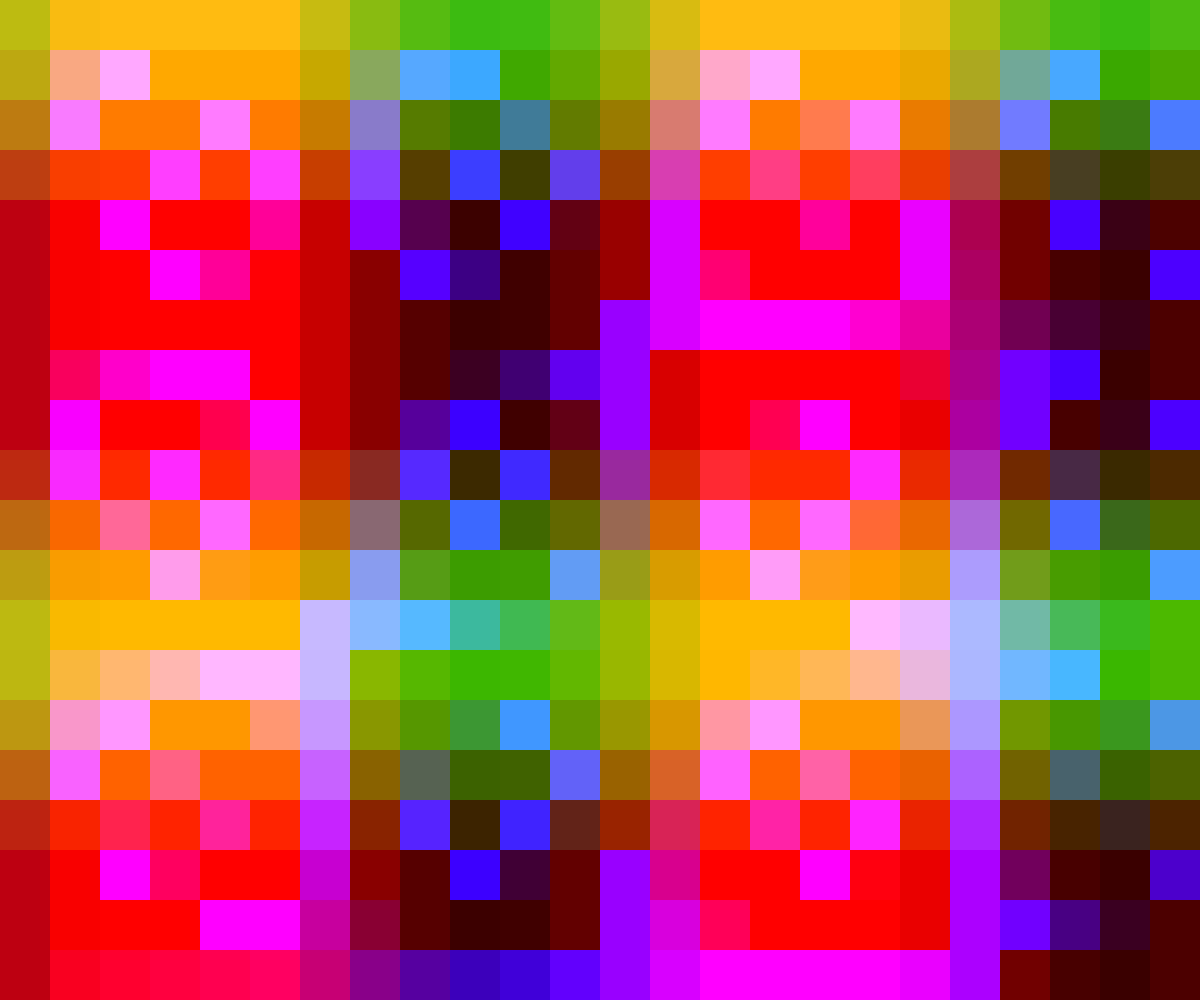
Frame 1 (no input)
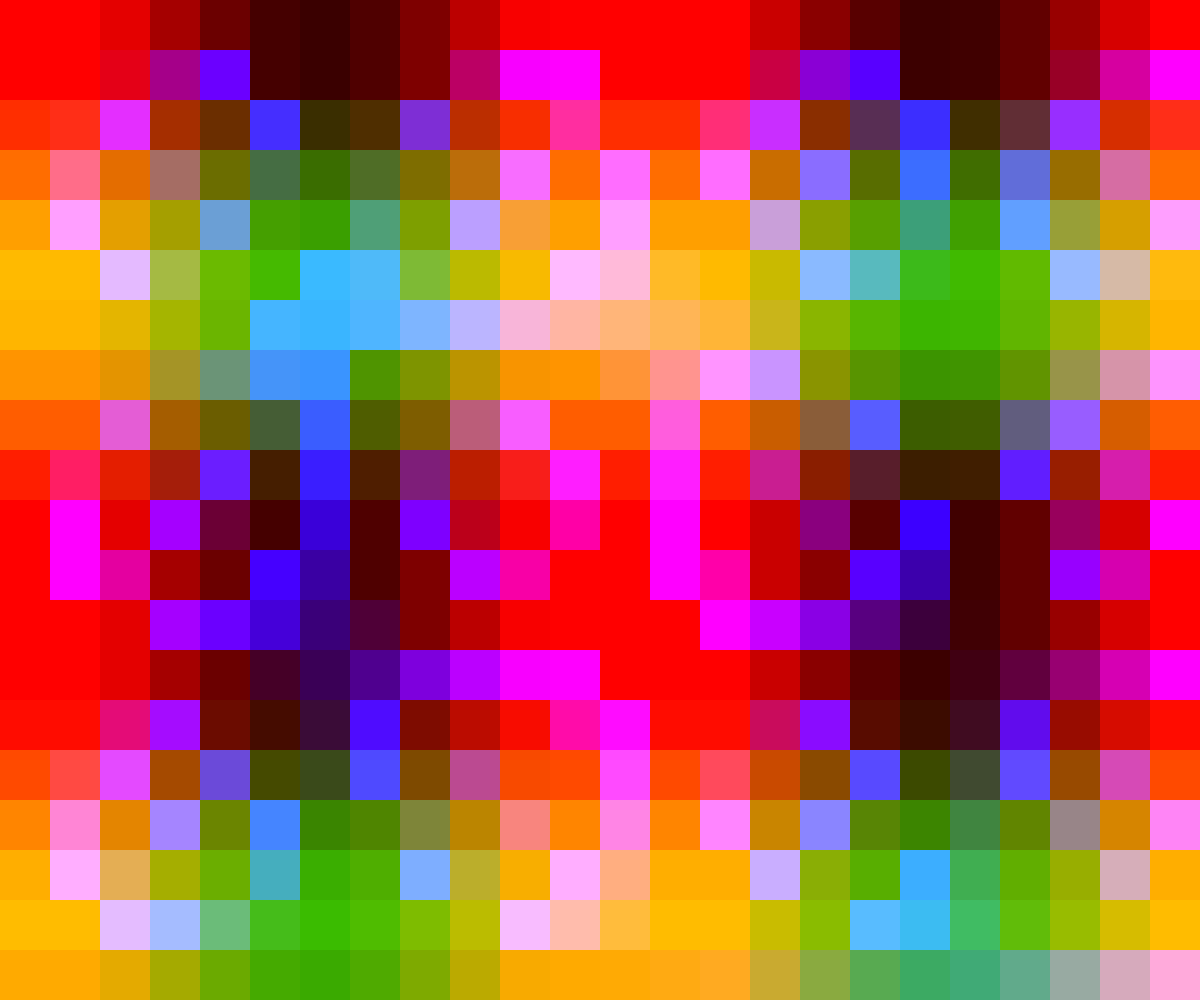
Frame 60 (no input)
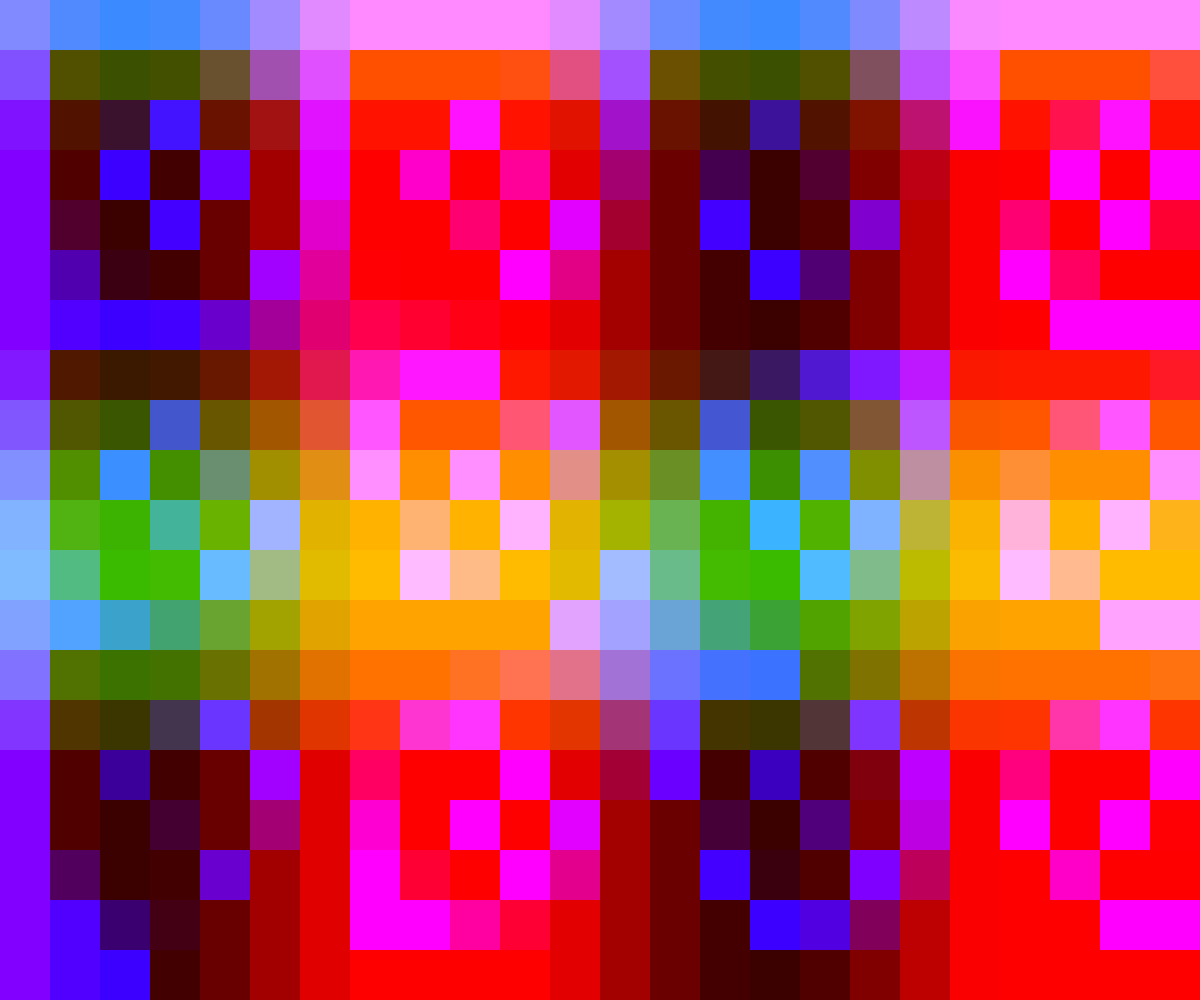
Frame 120 (the mouse pressed at the canvas centre since frame 60)

The p5.js sketch that drew these frames (run headless with seeded random() and noise() and a simulated clock; from frame 60 on, the mouse is pressed at the canvas centre):

// p5.js sketch
// ── sketch.js
let cols; // Number of columns
let rows; // Number of rows
let tileSize;
let r, g, b; // Red, green, and blue color components

function setup() {
  createCanvas(windowWidth, windowHeight);
  cols = width/10;
  rows = height/10;
  tileSize = 50;
  frameRate(30); // Set the frame rate to control the speed of the animation
  noStroke(); // Remove the stroke from the shapes
  r = random(10, 255); // Random red component
  g = random(10, 255); // Random green component
  b = random(10, 255); // Random blue component
}

function draw() {
  background(220);
  for (let i = 0; i < cols; i++) {
    for (let j = 0; j < rows; j++) {
      // Calculate procedural colors for each tile
      let red = sin(frameCount * 0.03 + i * 0.5) * 127 + r; // Red component
      let green = cos(frameCount * 0.06 + j * 0.5) * 127 + g; // Green component
      let blue = tan(frameCount * 0.09 + (i * j) * 0.5) * b; // Blue component
      
      // Draw a rectangle with the procedurally generated color
      fill(red, green, blue);
      rect(i * tileSize, j * tileSize, tileSize, tileSize);
    }
  }
}

// ── style.css
.sketch-2-2024 {
    margin: 0;
    padding: 0;
    background-color: pink;
    animation: fade-in;
}

@keyframes fade-in {
    from {
        opacity: 0;
    }
    to {
        opacity: 1;
    }
}
